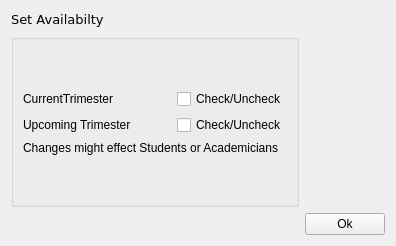
             <widget class="QWidget" name="setAvailabiltyForTrimester">
              <layout class="QGridLayout" name="gridLayout_3">
               <item row="0" column="0">
                <widget class="QLabel" name="setAvailabilty">
                 <property name="font">
                  <font>
                   <family>Verdana</family>
                   <pointsize>10</pointsize>
                  </font>
                 </property>
                 <property name="text">
                  <string>Set Availabilty</string>
                 </property>
                </widget>
               </item>
               <item row="2" column="0">
                <widget class="QGroupBox" name="groupBox8">
                 <layout class="QVBoxLayout" name="verticalLayout_19">
                  <item>
                   <spacer name="verticalSpacer_3">
                    <property name="orientation">
                     <enum>Qt::Vertical</enum>
                    </property>
                    <property name="sizeHint" stdset="0">
                     <size>
                      <width>20</width>
                      <height>40</height>
                     </size>
                    </property>
                   </spacer>
                  </item>
                  <item>
                   <layout class="QHBoxLayout" name="horizontalLayout_8">
                    <item>
                     <widget class="QLabel" name="currentTrimesterCheckBoxLabel">
                      <property name="text">
                       <string>CurrentTrimester</string>
                      </property>
                     </widget>
                    </item>
                    <item>
                     <spacer name="horizontalSpacer_3">
                      <property name="orientation">
                       <enum>Qt::Horizontal</enum>
                      </property>
                      <property name="sizeHint" stdset="0">
                       <size>
                        <width>40</width>
                        <height>20</height>
                       </size>
                      </property>
                     </spacer>
                    </item>
                    <item>
                     <widget class="QCheckBox" name="checkBoxCurrentTrimesterSet">
                      <property name="text">
                       <string>Check/Uncheck</string>
                      </property>
                     </widget>
                    </item>
                   </layout>
                  </item>
                  <item>
                   <layout class="QHBoxLayout" name="horizontalLayout_9">
                    <item>
                     <widget class="QLabel" name="upcomingTrimesterCheckBoxLabel">
                      <property name="text">
                       <string>Upcoming Trimester</string>
                      </property>
                     </widget>
                    </item>
                    <item>
                     <spacer name="horizontalSpacer_4">
                      <property name="orientation">
                       <enum>Qt::Horizontal</enum>
                      </property>
                      <property name="sizeHint" stdset="0">
                       <size>
                        <width>40</width>
                        <height>20</height>
                       </size>
                      </property>
                     </spacer>
                    </item>
                    <item>
                     <widget class="QCheckBox" name="checkBoxUpcomingTrimesterSet">
                      <property name="text">
                       <string>Check/Uncheck</string>
                      </property>
                     </widget>
                    </item>
                   </layout>
                  </item>
                  <item>
                   <widget class="QLabel" name="showtextSetAvailabiltyForm">
                    <property name="text">
                     <string>Changes might effect Students or Academicians</string>
                    </property>
                   </widget>
                  </item>
                  <item>
                   <spacer name="verticalSpacer_7">
                    <property name="orientation">
                     <enum>Qt::Vertical</enum>
                    </property>
                    <property name="sizeHint" stdset="0">
                     <size>
                      <width>20</width>
                      <height>40</height>
                     </size>
                    </property>
                   </spacer>
                  </item>
                 </layout>
                </widget>
               </item>
               <item row="4" column="1">
                <widget class="QPushButton" name="setAvailabilityOk">
                 <property name="text">
                  <string>Ok</string>
                 </property>
                </widget>
               </item>
              </layout>
             </widget>
